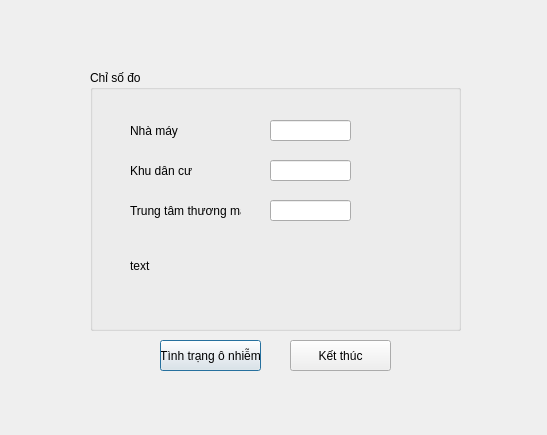
<?xml version="1.0" encoding="UTF-8"?>
<ui version="4.0">
 <class>Dialog</class>
 <widget class="QDialog" name="Dialog">
  <property name="geometry">
   <rect>
    <x>0</x>
    <y>0</y>
    <width>547</width>
    <height>435</height>
   </rect>
  </property>
  <property name="windowTitle">
   <string>Dialog</string>
  </property>
  <widget class="QGroupBox" name="groupBox">
   <property name="geometry">
    <rect>
     <x>90</x>
     <y>70</y>
     <width>371</width>
     <height>261</height>
    </rect>
   </property>
   <property name="title">
    <string>Chỉ số đo </string>
   </property>
   <widget class="QLabel" name="label">
    <property name="geometry">
     <rect>
      <x>40</x>
      <y>50</y>
      <width>101</width>
      <height>21</height>
     </rect>
    </property>
    <property name="text">
     <string>Nhà máy</string>
    </property>
   </widget>
   <widget class="QLabel" name="label_2">
    <property name="geometry">
     <rect>
      <x>40</x>
      <y>90</y>
      <width>101</width>
      <height>21</height>
     </rect>
    </property>
    <property name="text">
     <string>Khu dân cư</string>
    </property>
   </widget>
   <widget class="QLabel" name="label_3">
    <property name="geometry">
     <rect>
      <x>40</x>
      <y>130</y>
      <width>111</width>
      <height>21</height>
     </rect>
    </property>
    <property name="text">
     <string>Trung tâm thương mại</string>
    </property>
   </widget>
   <widget class="QLineEdit" name="lineEdit">
    <property name="geometry">
     <rect>
      <x>180</x>
      <y>50</y>
      <width>81</width>
      <height>21</height>
     </rect>
    </property>
   </widget>
   <widget class="QLineEdit" name="lineEdit_2">
    <property name="geometry">
     <rect>
      <x>180</x>
      <y>90</y>
      <width>81</width>
      <height>21</height>
     </rect>
    </property>
   </widget>
   <widget class="QLineEdit" name="lineEdit_3">
    <property name="geometry">
     <rect>
      <x>180</x>
      <y>130</y>
      <width>81</width>
      <height>21</height>
     </rect>
    </property>
   </widget>
   <widget class="QLabel" name="label_4">
    <property name="geometry">
     <rect>
      <x>40</x>
      <y>180</y>
      <width>291</width>
      <height>31</height>
     </rect>
    </property>
    <property name="text">
     <string>text</string>
    </property>
   </widget>
  </widget>
  <widget class="QPushButton" name="pushButton">
   <property name="geometry">
    <rect>
     <x>160</x>
     <y>340</y>
     <width>101</width>
     <height>31</height>
    </rect>
   </property>
   <property name="text">
    <string>Tình trạng ô nhiễm</string>
   </property>
  </widget>
  <widget class="QPushButton" name="pushButton_2">
   <property name="geometry">
    <rect>
     <x>290</x>
     <y>340</y>
     <width>101</width>
     <height>31</height>
    </rect>
   </property>
   <property name="text">
    <string>Kết thúc</string>
   </property>
  </widget>
 </widget>
 <resources/>
 <connections/>
</ui>
